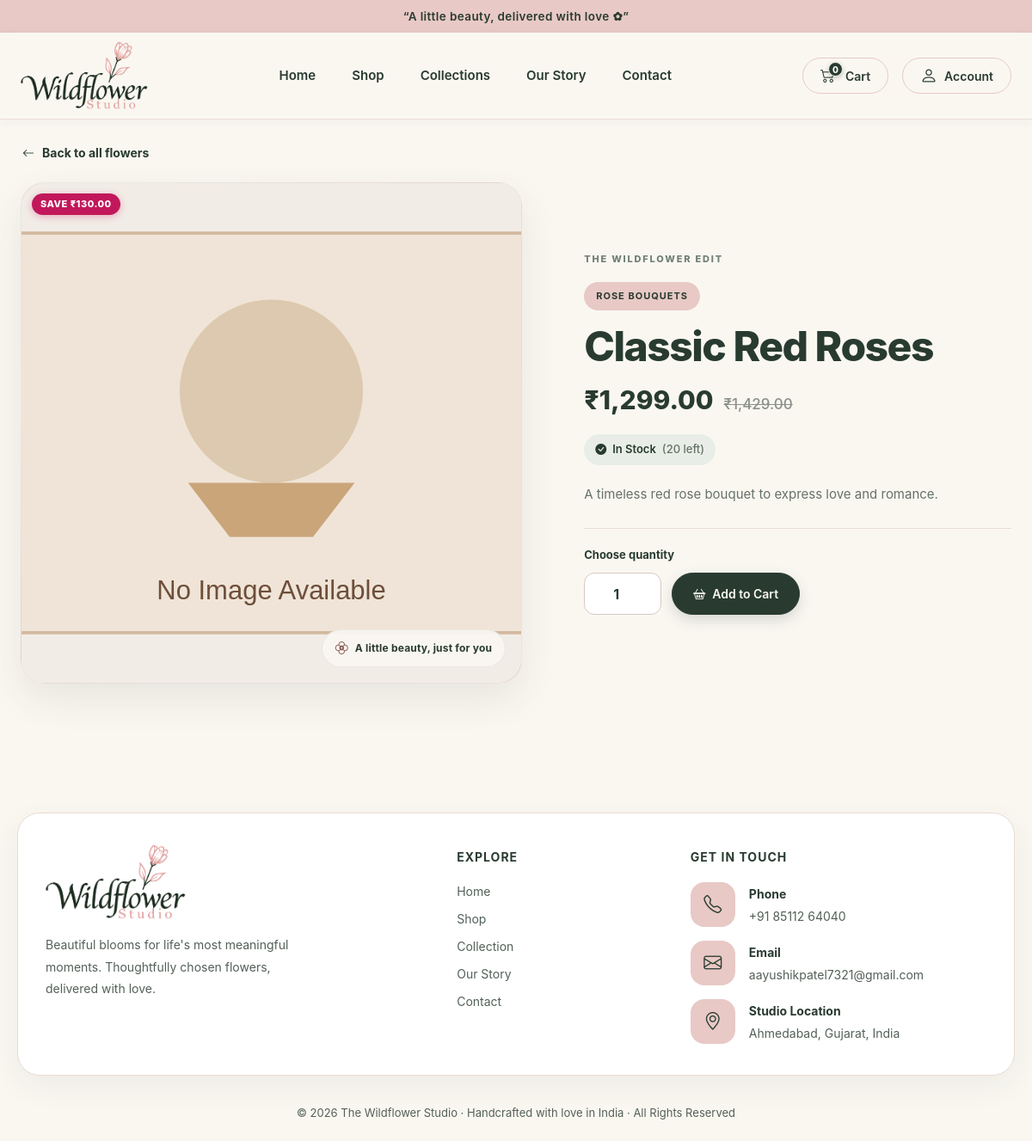
Screenshot of /product-details.php?id=1 with the database file from the repository.
### tables this page shows
CREATE TABLE `products` (
  `id` int NOT NULL AUTO_INCREMENT,
  `name` varchar(150) NOT NULL,
  `description` text,
  `price` decimal(10,2) NOT NULL DEFAULT '0.00',
  `discount` decimal(10,2) DEFAULT '0.00',
  `stock` int DEFAULT '0',
  `category` varchar(100) DEFAULT NULL,
  `category_id` int DEFAULT NULL,
  `image` varchar(255) DEFAULT NULL,
  `status` enum('active','inactive') DEFAULT 'active',
  `created_at` timestamp NULL DEFAULT CURRENT_TIMESTAMP,
  PRIMARY KEY (`id`)
);

CREATE TABLE `categories` (
  `id` int NOT NULL AUTO_INCREMENT,
  `name` varchar(100) NOT NULL,
  `image` varchar(255) DEFAULT NULL,
  `description` text,
  `status` enum('active','inactive') DEFAULT 'active',
  `created_at` timestamp NULL DEFAULT CURRENT_TIMESTAMP,
  PRIMARY KEY (`id`),
  UNIQUE KEY `name` (`name`)
);

### functions.php (called while the page is built, shortened)
<?php
function e($v){ return htmlspecialchars((string)$v, ENT_QUOTES, 'UTF-8'); }
function product_image_url($image, $fallback='images/no-image.svg'){
    $image = trim((string)$image);
    $safeName = basename($image);
    $uploadsPath = __DIR__ . '/../uploads/products/' . $safeName;
    $imagesPath = __DIR__ . '/../images/' . $safeName;
    return $fallback;
}
function price($n){ return '₹'.number_format((float)$n,2); }
?>

### product-details.php (the view, shortened to what this page needs)
<?php
require 'config/database.php';
$id = (int)($_GET['id'] ?? 0);
$st = $conn->prepare("SELECT p.*, c.name category_name FROM products p LEFT JOIN categories c ON p.category_id=c.id WHERE p.id=? AND p.status='active'");
$st->bind_param('i', $id);
$st->execute();
$product = $st->get_result()->fetch_assoc();
require 'includes/header.php';
?>
  <main class="product-detail-page">
    <a class="detail-back-link" href="products.php"><i class="bi bi-arrow-left"></i> Back to all flowers</a>
    <div class="detail-grid">
      <div class="detail-img">
        <?php if ($product['image']): ?>
          <img src="<?= product_image_url($product['image']) ?>" alt="<?= e($product['name']) ?>">
        <?php else: ?>
          <span class="detail-image-placeholder" aria-hidden="true"><i class="bi bi-flower1"></i></span>
        <?php endif; ?>
        <?php if (!empty($product['discount']) && $product['discount'] > 0): ?>
          <span class="home-discount-badge">SAVE <?= price($product['discount']) ?></span>
        <?php endif; ?>
        <span class="detail-image-note"><i class="bi bi-flower2"></i> A little beauty, just for you</span>
      </div>
      <section class="detail-info" aria-labelledby="product-title">
        <span class="detail-kicker">THE WILDFLOWER EDIT</span>
        <span class="category-tag"><?= e($product['category_name'] ?? $product['category'] ?? 'Handmade') ?></span>
        <h1 id="product-title"><?= e($product['name']) ?></h1>
        <div class="detail-price">
          <?= price($product['price']) ?>
          <?php if (!empty($product['discount']) && $product['discount'] > 0): ?>
            <span class="detail-original-price"><?= price($product['price'] + $product['discount']) ?></span>
          <?php endif; ?>
        </div>
        <?php if ($product['stock'] > 0): ?>
          <span class="stock-badge in"><i class="bi bi-check-circle-fill"></i> In Stock <span>(<?= $product['stock'] ?> left)</span></span>
        <?php else: ?>
          <span class="stock-badge out"><i class="bi bi-x-circle-fill"></i> Out of Stock</span>
        <?php endif; ?>
        <p class="desc"><?= nl2br(e($product['description'])) ?></p>
        <?php if ($product['stock'] > 0): ?>
        <form action="cart.php" method="post" class="detail-buy-form">
          <label for="detail-quantity">Choose quantity</label>
          <div class="qty-row">
            <input id="detail-quantity" class="qty-input" type="number" name="quantity" value="1" min="1" max="<?= $product['stock'] ?>">
            <button type="submit" class="btn btn-primary"><i class="bi bi-basket2"></i> Add to Cart</button>
          </div>
        </form>
        <?php else: ?>
          <div class="detail-stock-notice"><i class="bi bi-heart"></i> This flower is resting for now. Please check back soon.</div>
        <?php endif; ?>
      </section>
    </div>
  </div>
<?php require 'includes/footer.php'; ?>

### rows the page displays
products: discount "₹130.00", category.name "ROSE BOUQUETS", name "Classic Red Roses", price "₹1,299.00", price($product['price'] + $product['discount']) "₹1,429.00", stock "20", description "A timeless red rose bouquet to express love and romance."

### other values shown
$cartCount "0"
